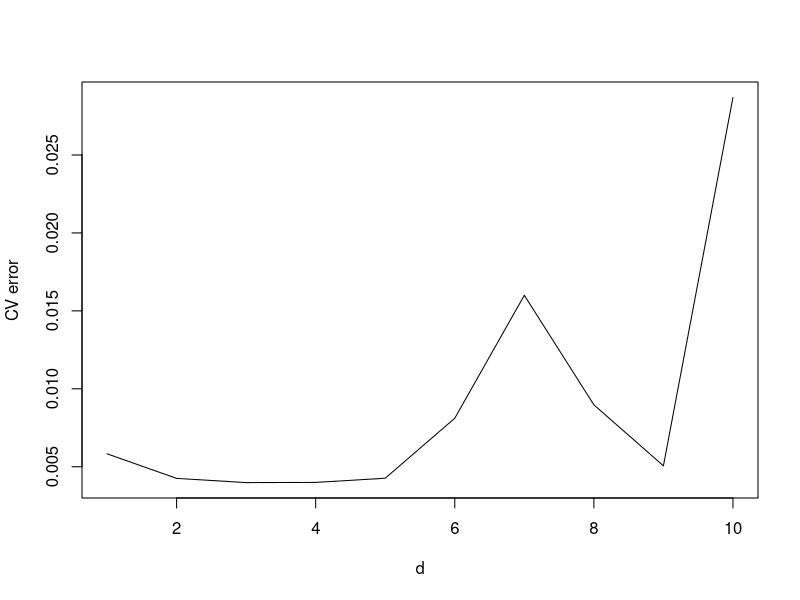
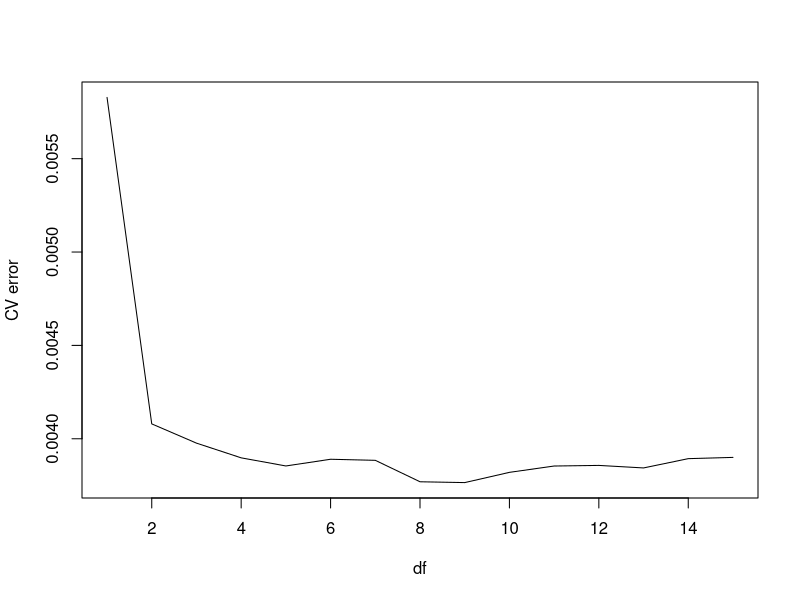
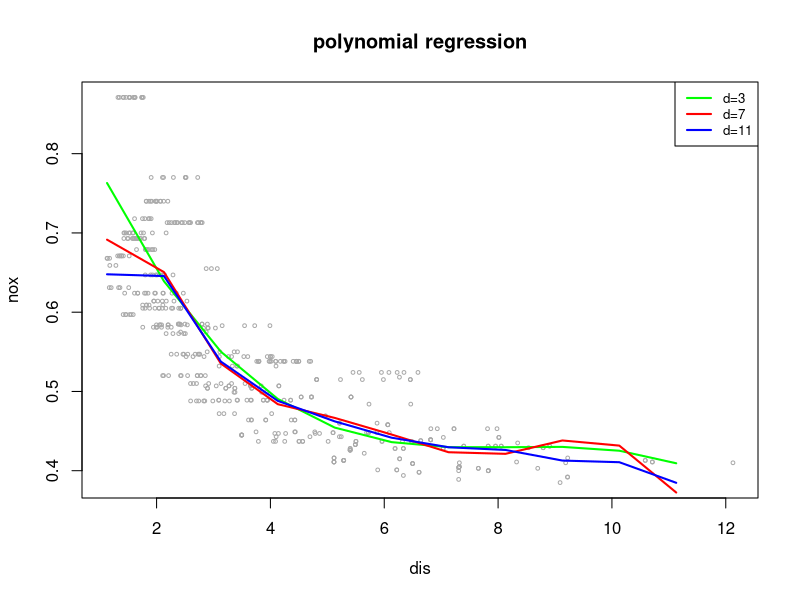
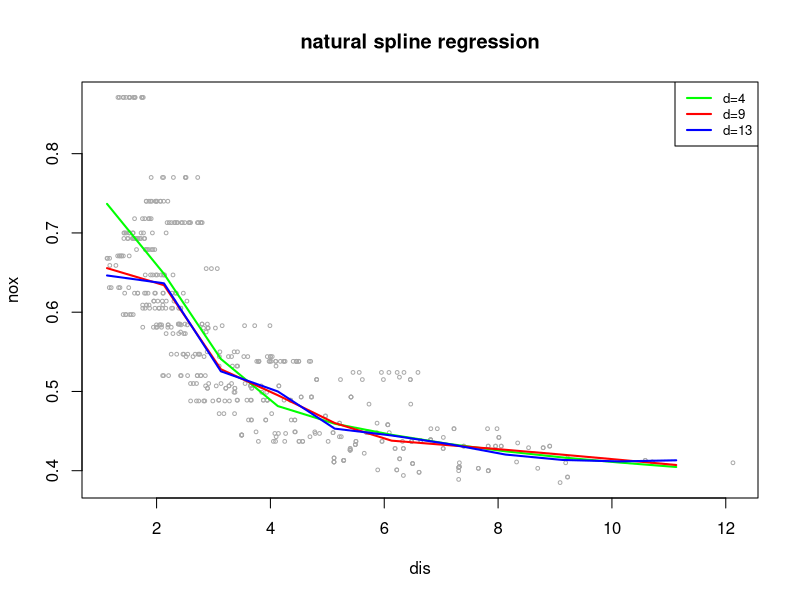
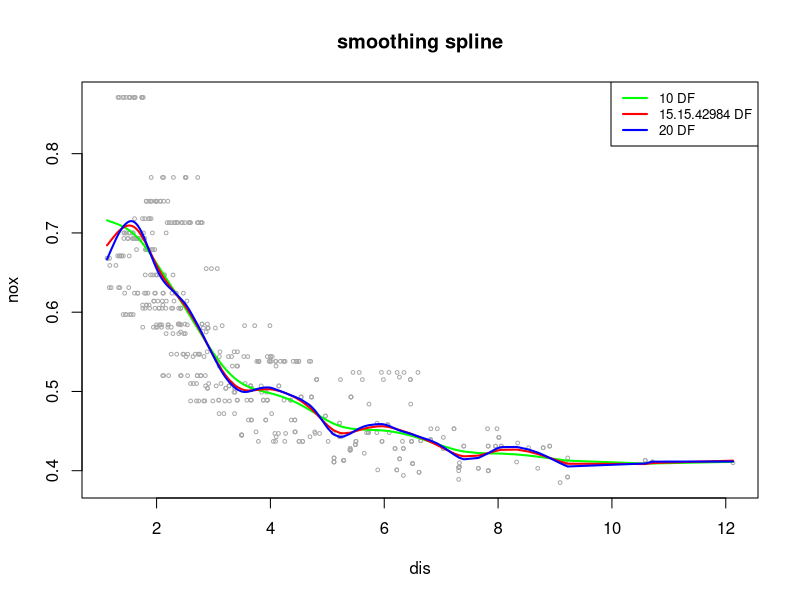
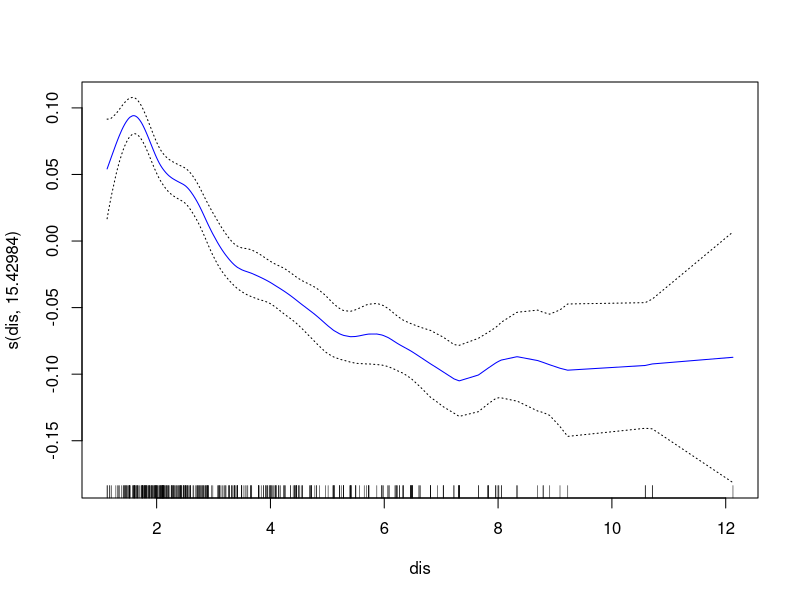
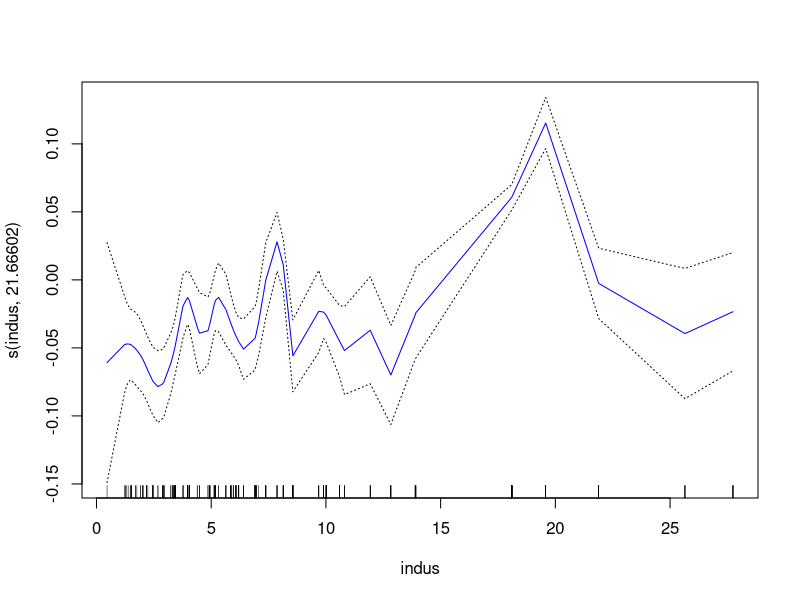

Write the R code that produced these figures, in order.
## ---- chunk 1
library(MASS)
data(Boston)
set.seed(34567)
train_id = sample(1:nrow(Boston), trunc(nrow(Boston)*0.8))
test_id = setdiff(seq(1,nrow(Boston)), train_id)
attach(Boston)
## ---- chunk 2
library(boot)
set.seed(34567)
cv.error_poly = rep(0,10)
for (i in 1:10) {
  poly_fit = glm(nox~ poly(dis, i), data = Boston[train_id,])
  cv.error_poly[i] = cv.glm(Boston[train_id,], poly_fit, K = 10)$delta[1]
}
cv.error_poly
plot(1:10, cv.error_poly, xlab = 'd', ylab = 'CV error', type = 'l')
## ---- chunk 3
polynom_fit  = glm(nox~poly(dis, 7), data = Boston[train_id,])
summary(polynom_fit)
## ---- chunk 4
library(splines)
set.seed(34567)
cv.error_ns = rep(0,15)
for (i in 1:15) {
  ns_fit = glm(nox~ns(dis, i), data = Boston[train_id,])
  cv.error_ns[i] = cv.glm(Boston[train_id,], ns_fit, K = 10)$delta[1]
}
plot(1:15, cv.error_ns, xlab = 'df', ylab = 'CV error', type = 'l')
which.min(cv.error_ns)
## ---- chunk 5
ns_fit = glm(nox~ ns(dis, df = 9), data = Boston[train_id,])
summary(ns_fit)
## ---- chunk 6
set.seed(34567)
ss_fit = smooth.spline(dis, nox, cv = TRUE)
ss_fit$df
smooth_fit = smooth.spline(dis, nox, df = ss_fit$df)
ss_fit
## ---- chunk 7
dis.grid = seq(from = range(dis)[1], to = range(dis)[2])
fit.3 = lm(nox ~ poly(dis, 3), data = Boston[train_id,])
pred_poly_3 = predict(fit.3, newdata = data.frame(dis = dis.grid))
fit.11 = lm(nox ~ poly(dis, 11), data = Boston[train_id,])
pred_poly_11 = predict(fit.11, newdata = data.frame(dis = dis.grid))
poly_pred = predict(polynom_fit, newdata = data.frame(dis = dis.grid))
plot(dis, nox, xlim = range(dis), cex = 0.5, col = 'darkgrey')
title('polynomial regression')
lines(dis.grid, pred_poly_3, lwd = 2, col = 'green')
lines(dis.grid, poly_pred, lwd = 2, col = 'red')
lines(dis.grid, pred_poly_11, lwd = 2, col = 'blue')
legend('topright', legend = c('d=3','d=7','d=11'), col = c('green','red','blue'), lty = 1, lwd = 2, cex = 0.8)
## ---- chunk 8
dis.grid = seq(from = range(dis)[1], to = range(dis)[2])
fit_ns_4 = glm(nox~ns(dis, df = 4), data = Boston[train_id,])
pred_ns_4 = predict(fit_ns_4, newdata = data.frame(dis = dis.grid))
fit_ns_13 = glm(nox~ns(dis, df = 13), data = Boston[train_id,])
pred_ns_13 = predict(fit_ns_13, newdata = data.frame(dis = dis.grid))
ns_pred = predict(ns_fit, newdata = data.frame(dis = dis.grid))
plot(dis, nox, xlim = range(dis), cex = 0.5, col = 'darkgrey')
title('natural spline regression')
lines(dis.grid, pred_ns_4, lwd = 2, col = 'green')
lines(dis.grid, ns_pred, lwd = 2, col = 'red')
lines(dis.grid, pred_ns_13, lwd = 2, col = 'blue')
legend('topright', legend = c('d=4','d=9','d=13'), col = c('green','red','blue'), lty = 1, lwd = 2, cex = 0.8)
## ---- chunk 9
dis.grid = seq(from = range(dis)[1], to = range(dis)[2])
fit_ss_10 = smooth.spline(dis, nox, df = 10)
fit_ss_20 = smooth.spline(dis, nox, df = 20)
plot(dis, nox, xlim = range(dis), cex = 0.5, col = 'darkgrey')
title('smoothing spline')
lines(fit_ss_10, col = 'green', lwd = 2)
lines(ss_fit, col = 'red', lwd = 2)
lines(fit_ss_20, col = 'blue', lwd = 2)
legend('topright', legend = c('10 DF', '15.15.42984 DF','20 DF'), col = c('green','red','blue'), lty = 1, lwd = 2, cex = 0.8)
## ---- chunk 10
library(gam)
set.seed(34567)
ss_fit = smooth.spline(dis, nox, cv = TRUE)
df1 = ss_fit$df
ss_fit_ind = smooth.spline(indus, nox, cv = TRUE)
df2 = ss_fit_ind$df
gam1 = gam(nox~ s(dis, 15.42984) + s(indus, 21.66602), data = Boston[train_id,])
plot(gam1, se = TRUE, col = 'blue')
## ---- chunk 11
test.poly =predict(polynom_fit,Boston[-train_id,])
test.ns =predict(ns_fit,Boston[-train_id,])
test.ss =predict(ss_fit,dis[-train_id])
test.gam =predict(gam1,Boston[-train_id,])
nox.test= nox[-train_id]
error.poly =mean((nox.test-test.poly)^2)
error.ns =mean((nox.test-test.ns)^2)
error.ss =mean((nox.test-test.ss$y)^2)
error.gam =mean((nox.test-test.gam)^2)
d <-data.frame("TestMSE" =c(error.poly, error.ns, error.ss, error.gam))
rownames(d) <-c("poly regression", "natural spline", "smoothing spline","GAM")
knitr::kable(d)
